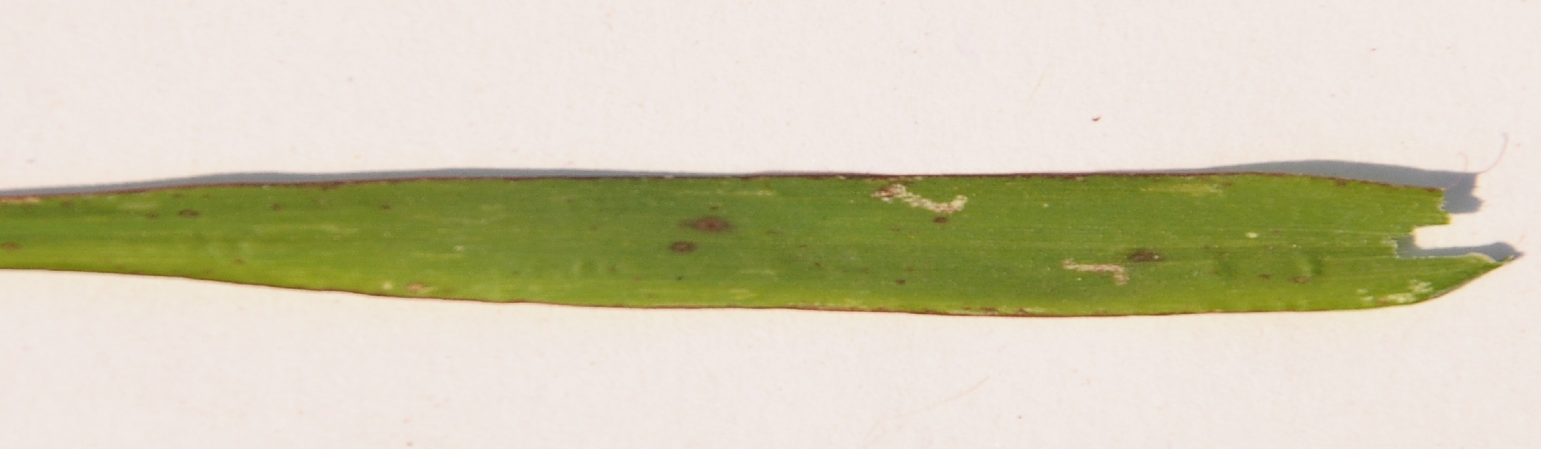
%> input picture paddy dataset/Leaf smut/DSC_0293 - Copy (2).JPG, 3081 x 897 px (shown at 1/2 size); its folder holds only this picture in this run
$ octave paddy_disease_detection_using_svm.m   (GNU Octave 9; MATLAB toolbox functions it lacks are replaced by stand-ins)
%> lines starting %> are read from the running program, lines starting %| are printed output that depends on the picture; in (x1, y1, x2, y2) boxes, pixels count from 0 and x2, y2 are one past the last pixel; in counts of white or black regions, pixels touching at a corner belong together; the program's own positions count from 1
### createMask.m
function [BW,maskedRGBImage] = createMask(RGB)
I = rgb2hsv(RGB);
channel1Min = 0.056;
channel1Max = 0.136;
channel2Min = 0.128;
channel2Max = 1.000;
channel3Min = 0.087;
channel3Max = 0.913;
sliderBW = (I(:,:,1) >= channel1Min ) & (I(:,:,1) <= channel1Max) & ...
    (I(:,:,2) >= channel2Min ) & (I(:,:,2) <= channel2Max) & ...
    (I(:,:,3) >= channel3Min ) & (I(:,:,3) <= channel3Max);
BW = sliderBW;
maskedRGBImage = RGB;
maskedRGBImage(repmat(~BW,[1 1 3])) = 0;
end

### paddy_disease_detection_using_svm.m
clear all;
close all;
clc;
D1 = 'C:\Users\GOWTHAM KISHORE\Documents\MATLAB\paddy dataset\Leaf smut';
S1 = dir(fullfile(D1,'*.jpg')); % pattern to match filenames.
for n1 = 1:120
    F1 = fullfile(D1,S1(n1).name);
    I1 = imread(F1);
%> I1 is the input picture: size 897x3081x3 uint8; mean R, G, B 208.1, 203, 176.3
    imshow(I1)
    disp(n1)
    disp('n1')
    I1 = imresize(I1,[64,220]);
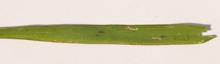
%> I1: size 64x220x3 uint8; mean R, G, B 208.1, 203, 176.3
    [II,RGB] = createMask(I1);
%> in createMask, `I = rgb2hsv(RGB);`: I: size 64x220x3 double; mean H, S, V 0.0982, 0.218, 0.825
%> in createMask, `sliderBW = (I(:,:,1) >= channel1Min ) & (I(:,:,1) <= channel1Max) & (I..`:
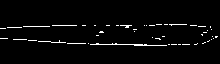
%> sliderBW: size 64x220 logical; 2.9% white in thin lines or dots, all inside (x1, y1, x2, y2) = (0, 24, 218, 46)
%> in createMask, `maskedRGBImage(repmat(~BW,[1 1 3])) = 0;`:
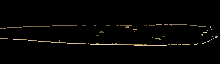
%> maskedRGBImage: size 64x220x3 uint8; mean R, G, B 4.9, 4.3, 3.2
    seg_img = RGB;
    img = rgb2gray(seg_img);
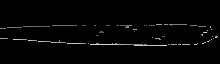
%> img: size 64x220 uint8; min 0, max 218, mean 4.3
    glcms = graycomatrix(img);
%> glcms = [13543 0 11 10 21 10 12 0; 0 0 0 0 0 0 0 0; 9 0 22 4 0 0 0 0; 10 0 2 100 8 0 0 0; 27 0 0 5 53 6 2 0; 10 0 0 0 11 46 3 0; 10 0 0 0 0 7 74 0; 0 0 0 0 0 0 0 0]
    stats = graycoprops(glcms,'Contrast Correlation Energy Homogeneity');
%> stats = {Contrast 0.169}
    Contrast = stats.Contrast;
%> Contrast = 0.169
%> (the run ends here)
